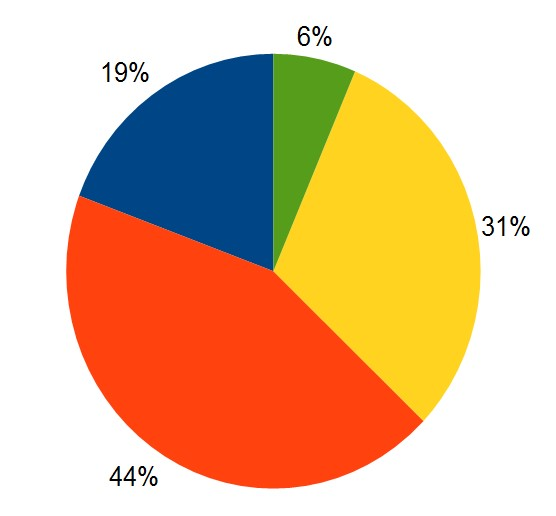
#> input picture test_images_pie/14.Pie-chart.jpg, 556 x 516 px, found by its file name; its folder holds only this picture in this run
$ python pie.py
#> lines starting #> are read from the running program, lines starting #| are printed output that depends on the picture; after the words box and inside, x2 and y2 are one past the last pixel; in counts of white or black regions, pixels touching at a corner belong together
import numpy as np
import cv2
import imutils
import os

img_dir = "/home/nirav/Desktop/test_images_pie/"
for f in os.listdir(img_dir):
    file_path = os.path.join(img_dir,f)
    image = cv2.imread(file_path)
#> image is the input picture: shape (516, 556, 3); mean B, G, R 149.8, 186, 224.2

    gray_img = cv2.cvtColor(image, cv2.COLOR_BGR2GRAY)
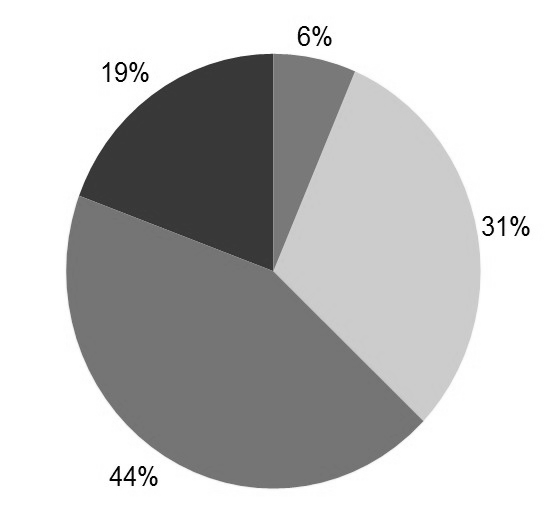
#> gray_img: shape (516, 556); min 0, max 255, mean 193.4
    img = cv2.medianBlur(gray_img, 5)
    cimg = cv2.cvtColor(img, cv2.COLOR_GRAY2BGR)
    """ operatedImage = cv2.cvtColor(image, cv2.COLOR_BGR2GRAY)

    # modify the data type
    # setting to 32-bit floating point
    operatedImage = np.float32(operatedImage)

    # apply the cv2.cornerHarris method
    # to detect the corners with appropriate
    # values as input parameters
    dest = cv2.cornerHarris(operatedImage, 2, 5, 0.07)

    # Results are marked through the dilated corners
    dest = cv2.dilate(dest, None)

    # Reverting back to the original image,
    # with optimal threshold value
    image[dest > 0.01 * dest.max()] = [0, 0, 255] """

    # the window showing output image with corners

    # center

    circles = cv2.HoughCircles(
        img, cv2.HOUGH_GRADIENT, 1, 120, param1=100, param2=70, minRadius=5, maxRadius=0)
#> circles = [[274.5, 281.5, 206.4]]
    if circles is not None:
        circles = np.uint16(np.around(circles))
#> circles = [[274, 282, 206]]

        for i in circles[0, :]:
                #	draw	the	outer	circle
            cv2.circle(image, (i[0], i[1]), i[2], (0, 255, 0), 6)
            #	draw	the	center	of	the	circle
            cv2.circle(image, (i[0], i[1]), 2, (0, 0, 255), 3)
#> this loop made 1 pass
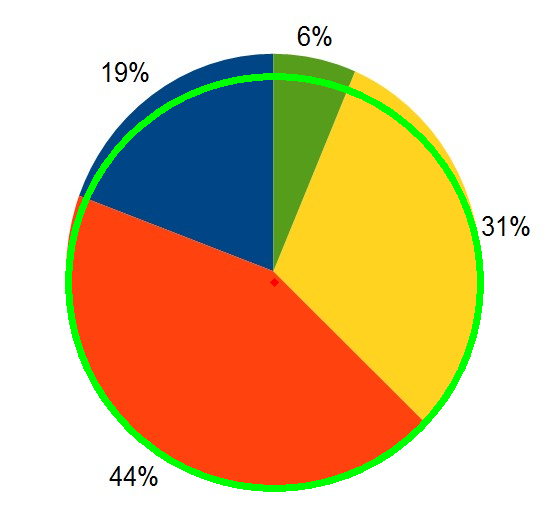
#> image: shape (516, 556, 3); 3.14% of pixels changed, all inside (x1, y1, x2, y2) = (65, 73, 484, 492)

        cv2.imshow("HoughCirlces",	image)
        cv2.imwrite(file_path.split(".")[0]+"_out."+file_path.split(".")[-1],image)

        cv2.waitKey(3000)

$ run again, on test_images_pie/258.Pie-Chart-Data-Interpretation-Solved-Example-1.png
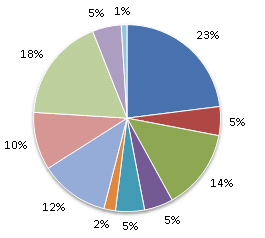
#> input picture test_images_pie/258.Pie-Chart-Data-Interpretation-Solved-Example-1.png, 265 x 238 px, found by its file name
#> image is the input picture: shape (238, 265, 3); mean B, G, R 209.7, 209.1, 205.5
#> `img = cv2.medianBlur(gray_img, 5)`:
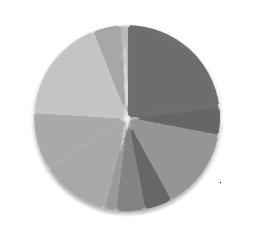
#> img: shape (238, 265); min 0, max 255, mean 209
#> `circles = cv2.HoughCircles( img, cv2.HOUGH_GRADIENT, 1, 120, param1=10..`: circles = [[125.5, 117.5, 93.2]]
#> `circles = np.uint16(np.around(circles))`: circles = [[126, 118, 93]]
#> the loop `for i in circles[0, :]:` made 1 pass
#> after the loop `for i in circles[0, :]:`:
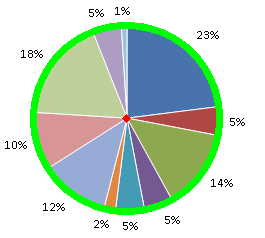
#> image: shape (238, 265, 3); 6.53% of pixels changed, all inside (x1, y1, x2, y2) = (30, 22, 223, 215)

$ run again, on test_images_pie/260.Pie_Comparison.png
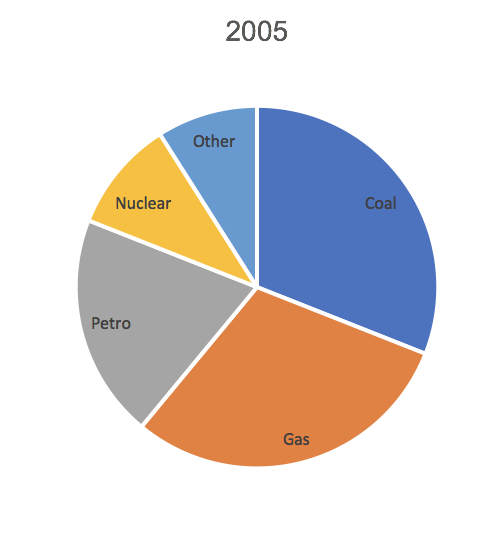
#> input picture test_images_pie/260.Pie_Comparison.png, 495 x 538 px, found by its file name
#> image is the input picture: shape (538, 495, 3); mean B, G, R 211.6, 212.5, 218.8
#> `gray_img = cv2.cvtColor(image, cv2.COLOR_BGR2GRAY)`:
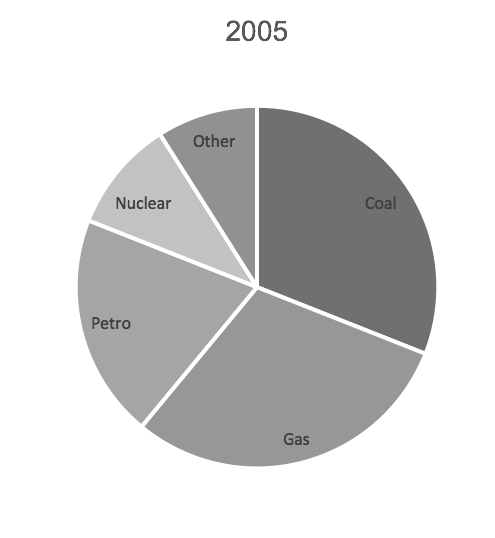
#> gray_img: shape (538, 495); min 64, max 255, mean 214.2
#> `circles = cv2.HoughCircles( img, cv2.HOUGH_GRADIENT, 1, 120, param1=10..`: circles = [[256.5, 287.5, 179.1]]
#> `circles = np.uint16(np.around(circles))`: circles = [[256, 288, 179]]
#> the loop `for i in circles[0, :]:` made 1 pass
#> after the loop `for i in circles[0, :]:`:
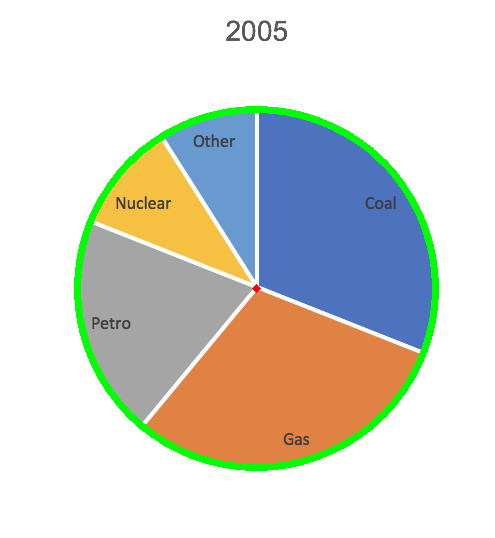
#> image: shape (538, 495, 3); 2.97% of pixels changed, all inside (x1, y1, x2, y2) = (74, 106, 439, 471)

$ run again, on test_images_pie/2.pie_name_percent.png
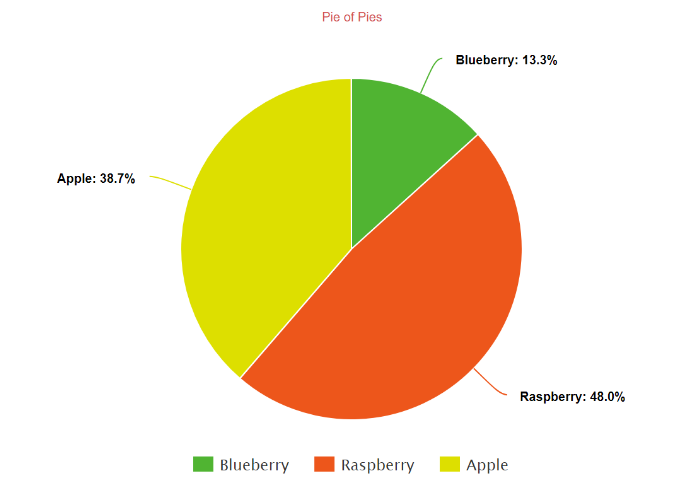
#> input picture test_images_pie/2.pie_name_percent.png, 700 x 500 px, found by its file name
#> image is the input picture: shape (500, 700, 3); mean B, G, R 192.4, 226.9, 242.1
#> `gray_img = cv2.cvtColor(image, cv2.COLOR_BGR2GRAY)`:
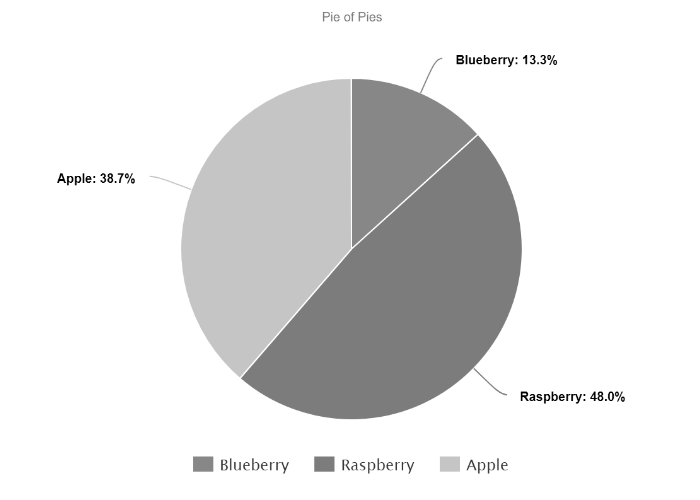
#> gray_img: shape (500, 700); min 0, max 255, mean 227.5
#> `circles = cv2.HoughCircles( img, cv2.HOUGH_GRADIENT, 1, 120, param1=10..`: circles = [[350.5, 248.5, 170]]
#> `circles = np.uint16(np.around(circles))`: circles = [[350, 248, 170]]
#> the loop `for i in circles[0, :]:` made 1 pass
#> after the loop `for i in circles[0, :]:`:
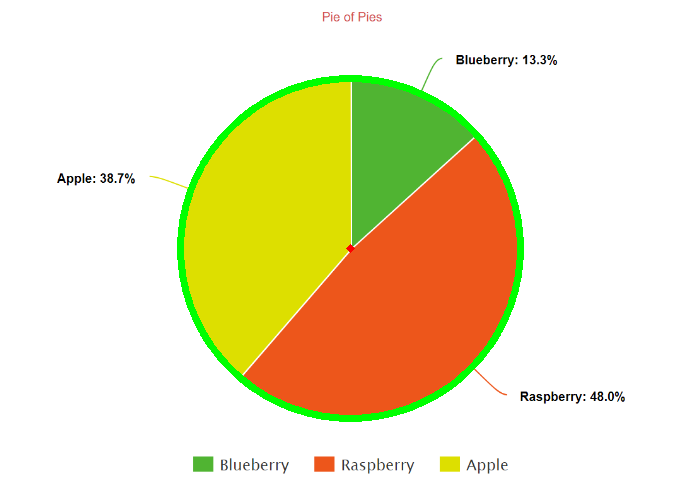
#> image: shape (500, 700, 3); 2.14% of pixels changed, all inside (x1, y1, x2, y2) = (177, 75, 524, 422)
